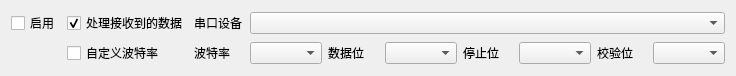
<?xml version="1.0" encoding="UTF-8"?>
<ui version="4.0">
 <class>SAKSerialPortTransmissionItemWidget</class>
 <widget class="QWidget" name="SAKSerialPortTransmissionItemWidget">
  <property name="geometry">
   <rect>
    <x>0</x>
    <y>0</y>
    <width>736</width>
    <height>64</height>
   </rect>
  </property>
  <property name="windowTitle">
   <string>Form</string>
  </property>
  <layout class="QGridLayout" name="gridLayout">
   <item row="0" column="0">
    <widget class="QCheckBox" name="enableCheckBox">
     <property name="text">
      <string>启用</string>
     </property>
    </widget>
   </item>
   <item row="1" column="3">
    <widget class="QComboBox" name="baudRateComboBox"/>
   </item>
   <item row="1" column="5">
    <widget class="QComboBox" name="dataBitscomboBox"/>
   </item>
   <item row="1" column="4">
    <widget class="QLabel" name="label_3">
     <property name="text">
      <string>数据位</string>
     </property>
    </widget>
   </item>
   <item row="1" column="8">
    <widget class="QLabel" name="label_5">
     <property name="text">
      <string>校验位</string>
     </property>
    </widget>
   </item>
   <item row="1" column="6">
    <widget class="QLabel" name="label_4">
     <property name="text">
      <string>停止位</string>
     </property>
    </widget>
   </item>
   <item row="1" column="7">
    <widget class="QComboBox" name="stopBitscomboBox"/>
   </item>
   <item row="1" column="9">
    <widget class="QComboBox" name="parityComboBox"/>
   </item>
   <item row="1" column="1">
    <widget class="QCheckBox" name="customBaudrateCheckBox">
     <property name="text">
      <string>自定义波特率</string>
     </property>
    </widget>
   </item>
   <item row="1" column="2">
    <widget class="QLabel" name="label_2">
     <property name="layoutDirection">
      <enum>Qt::LeftToRight</enum>
     </property>
     <property name="text">
      <string>波特率</string>
     </property>
     <property name="alignment">
      <set>Qt::AlignLeading|Qt::AlignLeft|Qt::AlignVCenter</set>
     </property>
    </widget>
   </item>
   <item row="0" column="1">
    <widget class="QCheckBox" name="handleReceiveDataCheckBox">
     <property name="text">
      <string>处理接收到的数据</string>
     </property>
     <property name="checked">
      <bool>true</bool>
     </property>
    </widget>
   </item>
   <item row="0" column="2">
    <widget class="QLabel" name="label">
     <property name="layoutDirection">
      <enum>Qt::LeftToRight</enum>
     </property>
     <property name="text">
      <string>串口设备</string>
     </property>
     <property name="alignment">
      <set>Qt::AlignLeading|Qt::AlignLeft|Qt::AlignVCenter</set>
     </property>
    </widget>
   </item>
   <item row="0" column="3" colspan="7">
    <widget class="QComboBox" name="comComboBox">
     <property name="sizePolicy">
      <sizepolicy hsizetype="Expanding" vsizetype="Fixed">
       <horstretch>0</horstretch>
       <verstretch>0</verstretch>
      </sizepolicy>
     </property>
    </widget>
   </item>
  </layout>
 </widget>
 <resources/>
 <connections/>
</ui>
